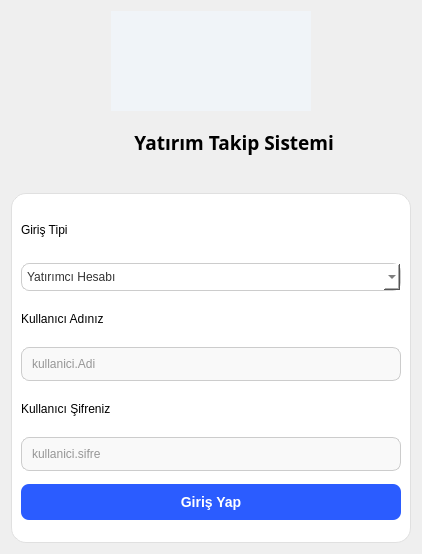
      <widget class="QWidget" name="LoginPage">
       <layout class="QVBoxLayout" name="verticalLayout_4">
        <item alignment="Qt::AlignmentFlag::AlignHCenter">
         <widget class="QLabel" name="Logo">
          <property name="sizePolicy">
           <sizepolicy hsizetype="Expanding" vsizetype="Expanding">
            <horstretch>0</horstretch>
            <verstretch>0</verstretch>
           </sizepolicy>
          </property>
          <property name="minimumSize">
           <size>
            <width>200</width>
            <height>100</height>
           </size>
          </property>
          <property name="maximumSize">
           <size>
            <width>200</width>
            <height>100</height>
           </size>
          </property>
          <property name="styleSheet">
           <string notr="true">background-color: #f0f4f8; /* Görseldeki açık mavi/gri ton */</string>
          </property>
          <property name="text">
           <string/>
          </property>
          <property name="pixmap">
           <pixmap>../../../../Desktop/Yeni klasör/QT projects/VTYS/proje adımlar/Ekran görüntüsü 2025-12-08 131220.png</pixmap>
          </property>
          <property name="scaledContents">
           <bool>true</bool>
          </property>
         </widget>
        </item>
        <item alignment="Qt::AlignmentFlag::AlignHCenter|Qt::AlignmentFlag::AlignVCenter">
         <widget class="QLabel" name="Baslik">
          <property name="sizePolicy">
           <sizepolicy hsizetype="Expanding" vsizetype="Expanding">
            <horstretch>0</horstretch>
            <verstretch>0</verstretch>
           </sizepolicy>
          </property>
          <property name="minimumSize">
           <size>
            <width>400</width>
            <height>50</height>
           </size>
          </property>
          <property name="maximumSize">
           <size>
            <width>400</width>
            <height>50</height>
           </size>
          </property>
          <property name="palette">
           <palette>
            <active>
             <colorrole role="WindowText">
              <brush brushstyle="SolidPattern">
               <color alpha="255">
                <red>0</red>
                <green>0</green>
                <blue>0</blue>
               </color>
              </brush>
             </colorrole>
             <colorrole role="Button">
              <brush brushstyle="SolidPattern">
               <color alpha="255">
                <red>240</red>
                <green>244</green>
                <blue>248</blue>
               </color>
              </brush>
             </colorrole>
             <colorrole role="Text">
              <brush brushstyle="SolidPattern">
               <color alpha="255">
                <red>0</red>
                <green>0</green>
                <blue>0</blue>
               </color>
              </brush>
             </colorrole>
             <colorrole role="ButtonText">
              <brush brushstyle="SolidPattern">
               <color alpha="255">
                <red>0</red>
                <green>0</green>
                <blue>0</blue>
               </color>
              </brush>
             </colorrole>
             <colorrole role="Base">
              <brush brushstyle="SolidPattern">
               <color alpha="255">
                <red>240</red>
                <green>244</green>
                <blue>248</blue>
               </color>
              </brush>
             </colorrole>
             <colorrole role="Window">
              <brush brushstyle="SolidPattern">
               <color alpha="255">
                <red>240</red>
                <green>244</green>
                <blue>248</blue>
               </color>
              </brush>
             </colorrole>
             <colorrole role="PlaceholderText">
              <brush brushstyle="SolidPattern">
               <color alpha="128">
                <red>0</red>
                <green>0</green>
                <blue>0</blue>
               </color>
              </brush>
             </colorrole>
            </active>
            <inactive>
             <colorrole role="WindowText">
              <brush brushstyle="SolidPattern">
               <color alpha="255">
                <red>0</red>
                <green>0</green>
                <blue>0</blue>
               </color>
              </brush>
             </colorrole>
             <colorrole role="Button">
              <brush brushstyle="SolidPattern">
               <color alpha="255">
                <red>240</red>
                <green>244</green>
                <blue>248</blue>
               </color>
              </brush>
             </colorrole>
             <colorrole role="Text">
              <brush brushstyle="SolidPattern">
               <color alpha="255">
                <red>0</red>
                <green>0</green>
                <blue>0</blue>
               </color>
              </brush>
             </colorrole>
             <colorrole role="ButtonText">
              <brush brushstyle="SolidPattern">
               <color alpha="255">
                <red>0</red>
                <green>0</green>
                <blue>0</blue>
               </color>
              </brush>
             </colorrole>
             <colorrole role="Base">
              <brush brushstyle="SolidPattern">
               <color alpha="255">
                <red>240</red>
                <green>244</green>
                <blue>248</blue>
               </color>
              </brush>
             </colorrole>
             <colorrole role="Window">
              <brush brushstyle="SolidPattern">
               <color alpha="255">
                <red>240</red>
                <green>244</green>
                <blue>248</blue>
               </color>
              </brush>
             </colorrole>
             <colorrole role="PlaceholderText">
              <brush brushstyle="SolidPattern">
               <color alpha="128">
                <red>0</red>
                <green>0</green>
                <blue>0</blue>
               </color>
              </brush>
             </colorrole>
            </inactive>
            <disabled>
             <colorrole role="WindowText">
              <brush brushstyle="SolidPattern">
               <color alpha="255">
                <red>0</red>
                <green>0</green>
                <blue>0</blue>
               </color>
              </brush>
             </colorrole>
             <colorrole role="Button">
              <brush brushstyle="SolidPattern">
               <color alpha="255">
                <red>240</red>
                <green>244</green>
                <blue>248</blue>
               </color>
              </brush>
             </colorrole>
             <colorrole role="Text">
              <brush brushstyle="SolidPattern">
               <color alpha="255">
                <red>0</red>
                <green>0</green>
                <blue>0</blue>
               </color>
              </brush>
             </colorrole>
             <colorrole role="ButtonText">
              <brush brushstyle="SolidPattern">
               <color alpha="255">
                <red>0</red>
                <green>0</green>
                <blue>0</blue>
               </color>
              </brush>
             </colorrole>
             <colorrole role="Base">
              <brush brushstyle="SolidPattern">
               <color alpha="255">
                <red>240</red>
                <green>244</green>
                <blue>248</blue>
               </color>
              </brush>
             </colorrole>
             <colorrole role="Window">
              <brush brushstyle="SolidPattern">
               <color alpha="255">
                <red>240</red>
                <green>244</green>
                <blue>248</blue>
               </color>
              </brush>
             </colorrole>
             <colorrole role="PlaceholderText">
              <brush brushstyle="SolidPattern">
               <color alpha="128">
                <red>0</red>
                <green>0</green>
                <blue>0</blue>
               </color>
              </brush>
             </colorrole>
            </disabled>
           </palette>
          </property>
          <property name="font">
           <font>
            <family>Bodoni MT</family>
            <pointsize>14</pointsize>
            <italic>false</italic>
            <bold>true</bold>
           </font>
          </property>
          <property name="styleSheet">
           <string notr="true">font: 700 14pt &quot;Bodoni MT&quot;;
color: rgb(0, 0, 0);
</string>
          </property>
          <property name="text">
           <string>                         Yatırım Takip Sistemi</string>
          </property>
          <property name="textFormat">
           <enum>Qt::TextFormat::AutoText</enum>
          </property>
          <property name="scaledContents">
           <bool>false</bool>
          </property>
          <property name="alignment">
           <set>Qt::AlignmentFlag::AlignLeading|Qt::AlignmentFlag::AlignLeft|Qt::AlignmentFlag::AlignVCenter</set>
          </property>
         </widget>
        </item>
        <item>
         <spacer name="verticalSpacer">
          <property name="orientation">
           <enum>Qt::Orientation::Horizontal</enum>
          </property>
          <property name="sizeHint" stdset="0">
           <size>
            <width>35</width>
            <height>20</height>
           </size>
          </property>
         </spacer>
        </item>
        <item alignment="Qt::AlignmentFlag::AlignHCenter">
         <widget class="QFrame" name="GirisFrame">
          <property name="sizePolicy">
           <sizepolicy hsizetype="Expanding" vsizetype="Expanding">
            <horstretch>0</horstretch>
            <verstretch>0</verstretch>
           </sizepolicy>
          </property>
          <property name="minimumSize">
           <size>
            <width>400</width>
            <height>350</height>
           </size>
          </property>
          <property name="maximumSize">
           <size>
            <width>400</width>
            <height>900</height>
           </size>
          </property>
          <property name="styleSheet">
           <string notr="true">QFrame {
    background-color: white;
    border-radius: 15px; /* Köşeleri yuvarlatır */
    border: 1px solid #e0e0e0;
}
</string>
          </property>
          <layout class="QVBoxLayout" name="verticalLayout">
           <item>
            <widget class="QLabel" name="label">
             <property name="minimumSize">
              <size>
               <width>0</width>
               <height>40</height>
              </size>
             </property>
             <property name="maximumSize">
              <size>
               <width>16777215</width>
               <height>40</height>
              </size>
             </property>
             <property name="styleSheet">
              <string notr="true">color:rgb(0, 0, 0);
border: transparent</string>
             </property>
             <property name="text">
              <string>Giriş Tipi</string>
             </property>
             <property name="wordWrap">
              <bool>false</bool>
             </property>
            </widget>
           </item>
           <item>
            <widget class="QComboBox" name="comboBox">
             <property name="styleSheet">
              <string notr="true">QComboBox {
   border: 1px solid #ccc;


    border-radius: 8px;
    padding: 5px;
    color: #333333; /* Yazı rengini KOYU GRİ/SİYAH yapar */
    background-color: #ffffff; /* Arka planı BEYAZ yapar */
}
/* Açılan listenin kendisi */
QComboBox QAbstractItemView {
    color: #333333; /* Liste elemanlarının yazı rengi */
    background-color: #ffffff; /* Liste arka planı */
    selection-background-color: #2b5cff; /* Üzerine gelince mavi olsun */
    selection-color: white; /* Seçili olanın yazısı beyaz olsun */
}</string>
             </property>
             <item>
              <property name="text">
               <string>Yatırımcı Hesabı</string>
              </property>
             </item>
             <item>
              <property name="text">
               <string>Broker Hesabı</string>
              </property>
             </item>
             <item>
              <property name="text">
               <string>Yeni Üye Kaydı</string>
              </property>
             </item>
            </widget>
           </item>
           <item>
            <widget class="QLabel" name="label_2">
             <property name="minimumSize">
              <size>
               <width>0</width>
               <height>30</height>
              </size>
             </property>
             <property name="maximumSize">
              <size>
               <width>16777215</width>
               <height>30</height>
              </size>
             </property>
             <property name="styleSheet">
              <string notr="true">color: rgb(0,0,0);
border:transparent
</string>
             </property>
             <property name="text">
              <string>Kullanıcı Adınız</string>
             </property>
            </widget>
           </item>
           <item>
            <widget class="QLineEdit" name="lineEdit">
             <property name="styleSheet">
              <string notr="true">QLineEdit {
    border: 1px solid #ccc;
    border-radius: 8px;
    padding: 8px;
    background-color: #f9f9f9; /* Hafif gri arka plan */
    color: #333333; /* Yazı rengini KOYU GRİ/SİYAH yapar - ÇÖZÜM BU SATIRDA */
}

QLineEdit:focus {
    border: 2px solid #2b5cff;
    background-color: #ffffff; /* Tıklayınca arka plan tam beyaz olsun */
}</string>
             </property>
             <property name="text">
              <string/>
             </property>
             <property name="placeholderText">
              <string>kullanici.Adi</string>
             </property>
            </widget>
           </item>
           <item>
            <widget class="QLabel" name="label_3">
             <property name="minimumSize">
              <size>
               <width>0</width>
               <height>30</height>
              </size>
             </property>
             <property name="maximumSize">
              <size>
               <width>16777215</width>
               <height>30</height>
              </size>
             </property>
             <property name="styleSheet">
              <string notr="true">color: rgb(0,0,0);
border:transparent
</string>
             </property>
             <property name="text">
              <string>Kullanıcı Şifreniz</string>
             </property>
            </widget>
           </item>
           <item>
            <widget class="QLineEdit" name="lineEdit_2">
             <property name="styleSheet">
              <string notr="true">QLineEdit {
    border: 1px solid #ccc;
    border-radius: 8px;
    padding: 8px;
    background-color: #f9f9f9; /* Hafif gri arka plan */
    color: #333333; /* Yazı rengini KOYU GRİ/SİYAH yapar - ÇÖZÜM BU SATIRDA */
}

QLineEdit:focus {
    border: 2px solid #2b5cff;
    background-color: #ffffff; /* Tıklayınca arka plan tam beyaz olsun */
}</string>
             </property>
             <property name="text">
              <string/>
             </property>
             <property name="echoMode">
              <enum>QLineEdit::EchoMode::Password</enum>
             </property>
             <property name="placeholderText">
              <string>kullanici.sifre</string>
             </property>
            </widget>
           </item>
           <item>
            <widget class="QPushButton" name="pushButton">
             <property name="styleSheet">
              <string notr="true">QPushButton {
    background-color: #2b5cff; /* O parlak mavi renk */
    color: white;
    border-radius: 8px;
    padding: 10px;
    font-weight: bold;
    font-size: 14px;
}
QPushButton:hover {
    background-color: #1a45d0; /* Üzerine gelince koyulaşsın */
}</string>
             </property>
             <property name="text">
              <string>Giriş Yap</string>
             </property>
            </widget>
           </item>
          </layout>
         </widget>
        </item>
       </layout>
      </widget>
